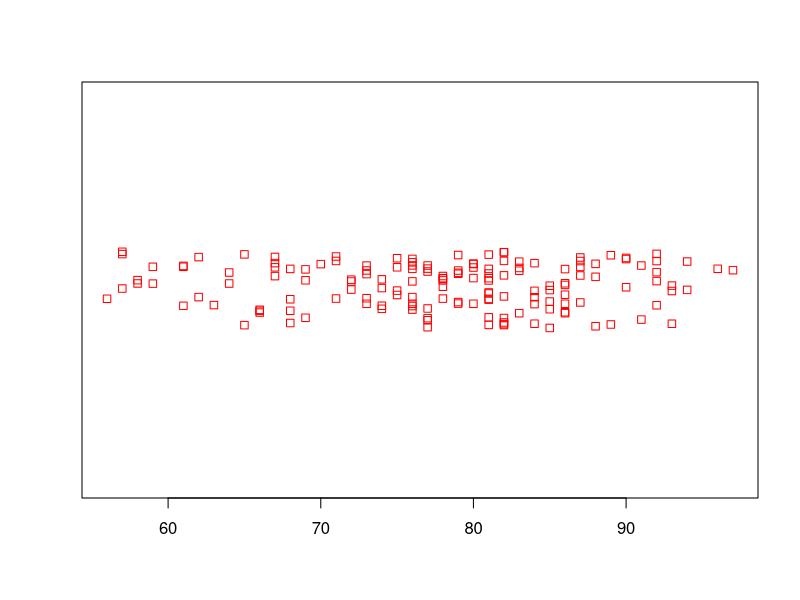
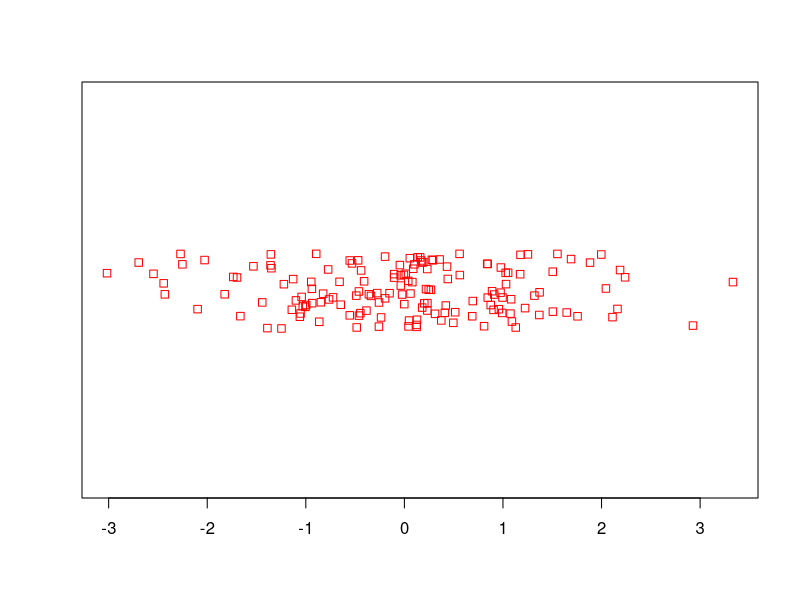
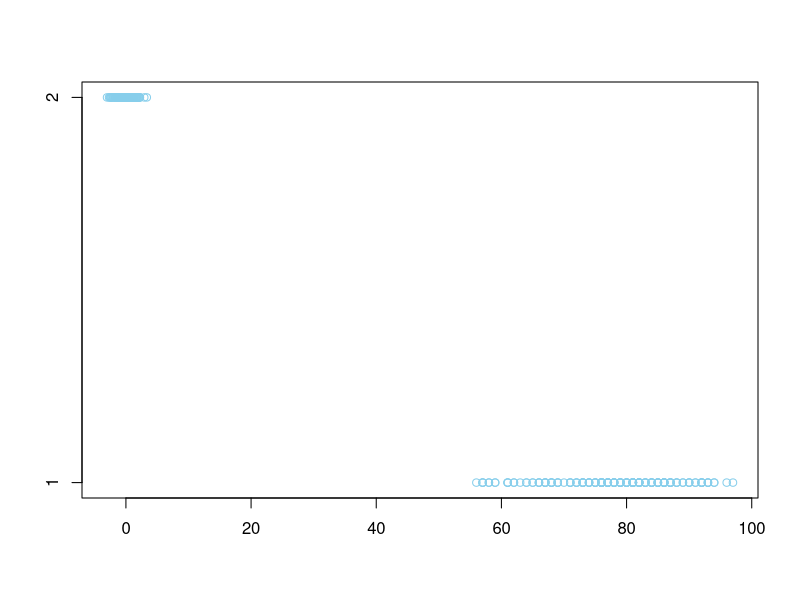
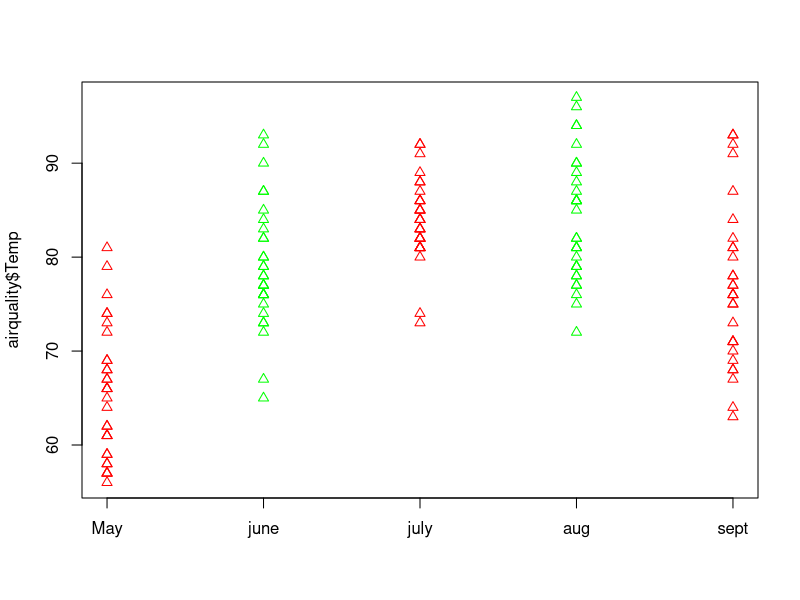
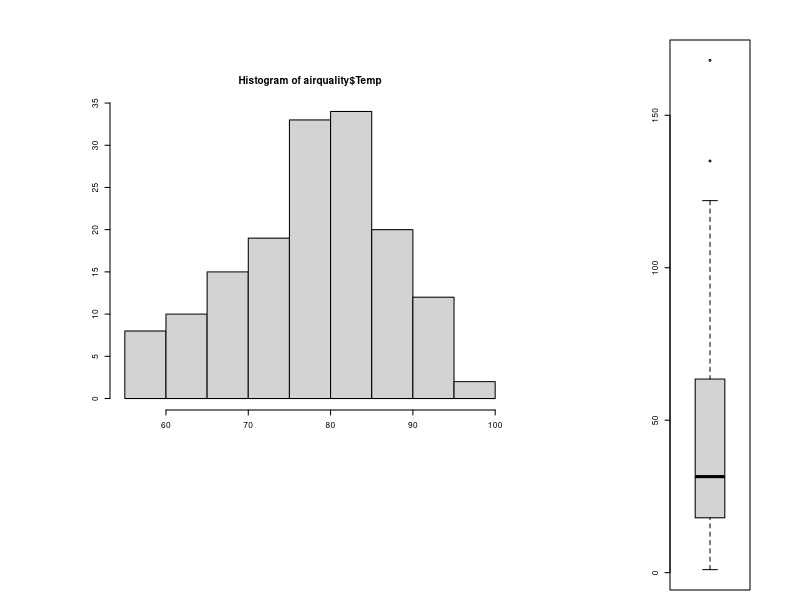
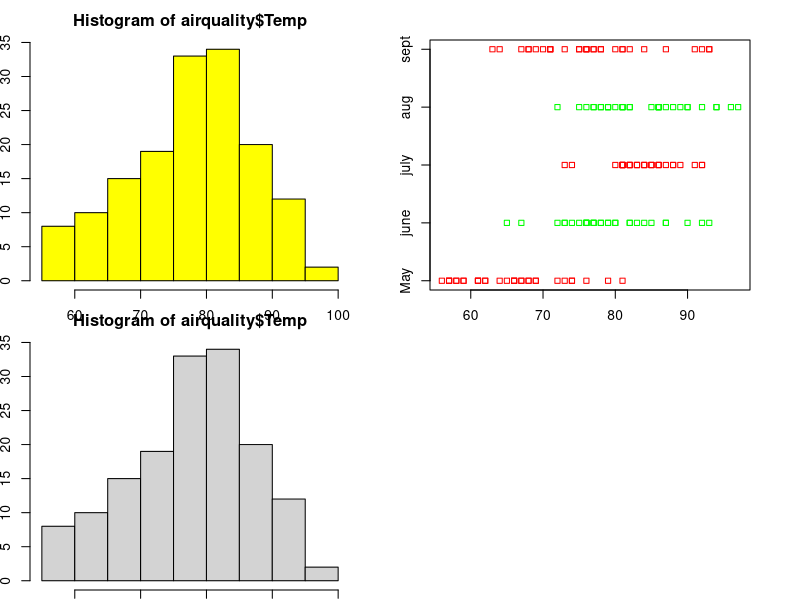
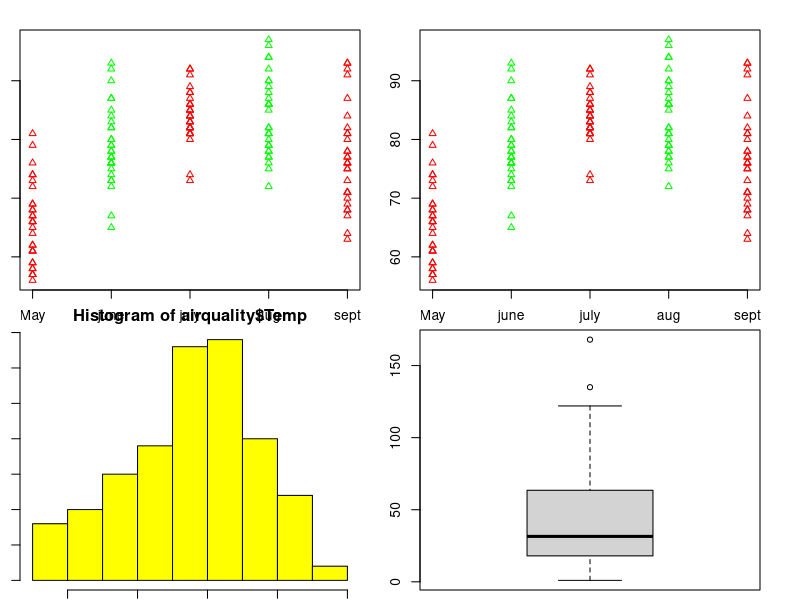
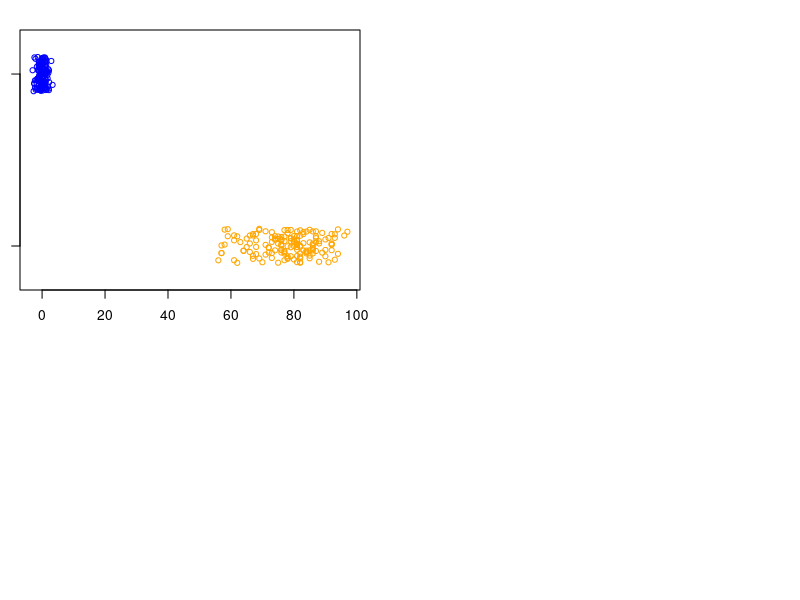

Here is the R script that generated these plots, in order:
str(airquality)

airquality$ozone

stripchart(airquality$Temp,
           method="jitter",
           col="red")

norm_temp=rnorm(airquality$Temp)

list_temp=list(airquality$Temp, norm_temp)

stripchart(norm_temp,
           method="jitter",
           col="red")

stripchart(list_temp,
           col="sky blue",
           pch=1)

stripchart(airquality$Temp ~ airquality$Month,
           col=c("red","green"),
           vertical=TRUE,
           pch=2,
           group.name=c("May","june","july","aug","sept"))
        

jpeg(file = "C:\\Users\\Prathyu Lachireddy\\Desktop\\r language\\dashboard.jpg")


par(cex=0.7,mai=c(0.1,0.2,0.3,0.4))

par(cex=0.7, mfrow=c(2,2), mfcol=c(2,2))

stripchart(airquality$Temp ~ airquality$Month,
           col=c("red","green"),
           vertical=TRUE,
           pch=2,
           group.name=c("May","june","july","aug","sept"))

hist(airquality$Temp,
     col="yellow")


stripchart(airquality$Temp ~ airquality$Month,
           col=c("red","green"),
           vertical=TRUE,
           pch=2,
           group.name=c("May","june","july","aug","sept"))

boxplot(airquality$Ozone)

stripchart(list_temp,
           col=c("orange","blue"),
           method="jitter",
           pch=1)
dev.off()

par(cex=0.5, mai=c(0.1,0.3,0.4,0.5))
par(fig=c(0.1,0.7,0.3,0.9))
hist(airquality$Temp)
par(fig=c(0.8,1,0,1),new=TRUE)
boxplot(airquality$Ozone)


par(mfrow=c(2,2))
hist(airquality$Temp, col="yellow")
stripchart(airquality$Temp ~ airquality$Month,
           col=c("red","green"),
           group.name=c("May","june","july","aug","sept"))

hist(airquality$Temp)


